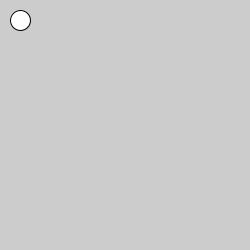
Frame 1 (no input)
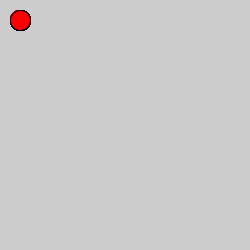
Frame 60 (the mouse pressed at the canvas centre just before this capture)
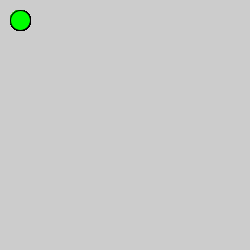
Frame 120 (the mouse held since frame 60 and released just before this capture)

The Processing sketch that drew these frames (run headless with seeded random() and noise(); from frame 60 on, the mouse is pressed at the canvas centre):

// Processing sketch: processing_106575
// ── processing_106575.pde

int x = 20;
int y = 20;

int dx = 0;
int dy = 0;

void setup() {  
  size(250, 250);
}

void draw(){
ellipse(x,y,20,20);


if (mousePressed){
fill(0,255,0);
}
else{
fill(255,0,0);
}

if (keyPressed){
fill(0,0,255);

if(key == 'd'){
fill(255,255,0);
dx = 1;
dy = 0;
}
else if (key == 'a'){
dx = -1;
dy = 0;
}

else if (key == 'w'){
dy = -1;
dx = 0;
}

else if (key == 's'){
dy = 1;
dx = 0;
}
else {
dx = 0;
dy = 0;
}

}
 y = y + dy;
 x = x + dx;
 
}
